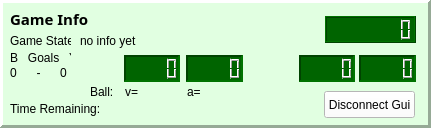
<?xml version="1.0" encoding="UTF-8"?>
<ui version="4.0">
 <class>PanelGameInfo</class>
 <widget class="QFrame" name="PanelGameInfo">
  <property name="geometry">
   <rect>
    <x>0</x>
    <y>0</y>
    <width>431</width>
    <height>128</height>
   </rect>
  </property>
  <property name="minimumSize">
   <size>
    <width>431</width>
    <height>128</height>
   </size>
  </property>
  <property name="maximumSize">
   <size>
    <width>431</width>
    <height>128</height>
   </size>
  </property>
  <property name="windowTitle">
   <string>Frame</string>
  </property>
  <property name="styleSheet">
   <string notr="true">background-color: rgb(225, 255, 225);</string>
  </property>
  <property name="frameShape">
   <enum>QFrame::Panel</enum>
  </property>
  <property name="frameShadow">
   <enum>QFrame::Raised</enum>
  </property>
  <property name="lineWidth">
   <number>3</number>
  </property>
  <widget class="QLabel" name="label_title">
   <property name="geometry">
    <rect>
     <x>10</x>
     <y>10</y>
     <width>121</width>
     <height>17</height>
    </rect>
   </property>
   <property name="font">
    <font>
     <family>Courier 10 Pitch</family>
     <pointsize>11</pointsize>
     <weight>75</weight>
     <bold>true</bold>
    </font>
   </property>
   <property name="text">
    <string>Game Info</string>
   </property>
  </widget>
  <widget class="QLCDNumber" name="lcd_ball_coordX">
   <property name="geometry">
    <rect>
     <x>124</x>
     <y>55</y>
     <width>56</width>
     <height>27</height>
    </rect>
   </property>
   <property name="sizePolicy">
    <sizepolicy hsizetype="Preferred" vsizetype="Preferred">
     <horstretch>0</horstretch>
     <verstretch>0</verstretch>
    </sizepolicy>
   </property>
   <property name="maximumSize">
    <size>
     <width>16777215</width>
     <height>300</height>
    </size>
   </property>
   <property name="toolTip">
    <string>Ball X coordinate in the Field Panel</string>
   </property>
   <property name="autoFillBackground">
    <bool>false</bool>
   </property>
   <property name="styleSheet">
    <string notr="true">background-color: rgb(0, 100, 0);</string>
   </property>
   <property name="frameShape">
    <enum>QFrame::Panel</enum>
   </property>
   <property name="frameShadow">
    <enum>QFrame::Sunken</enum>
   </property>
   <property name="lineWidth">
    <number>2</number>
   </property>
   <property name="smallDecimalPoint">
    <bool>false</bool>
   </property>
   <property name="digitCount">
    <number>5</number>
   </property>
   <property name="segmentStyle">
    <enum>QLCDNumber::Outline</enum>
   </property>
   <property name="value" stdset="0">
    <double>0.000000000000000</double>
   </property>
  </widget>
  <widget class="QLabel" name="label_png_clock">
   <property name="geometry">
    <rect>
     <x>260</x>
     <y>6</y>
     <width>45</width>
     <height>45</height>
    </rect>
   </property>
   <property name="styleSheet">
    <string notr="true">background-color: rgba(255, 255, 255, 0);</string>
   </property>
   <property name="text">
    <string/>
   </property>
   <property name="pixmap">
    <pixmap resource="../images.qrc">:/images/stopwatch_1.png</pixmap>
   </property>
   <property name="scaledContents">
    <bool>true</bool>
   </property>
  </widget>
  <widget class="QLabel" name="label_png_arrow">
   <property name="geometry">
    <rect>
     <x>269</x>
     <y>55</y>
     <width>21</width>
     <height>31</height>
    </rect>
   </property>
   <property name="text">
    <string/>
   </property>
   <property name="pixmap">
    <pixmap resource="../images.qrc">:/images/mouse_cursor_0.png</pixmap>
   </property>
   <property name="scaledContents">
    <bool>true</bool>
   </property>
  </widget>
  <widget class="QPushButton" name="btn_connectGui">
   <property name="geometry">
    <rect>
     <x>324</x>
     <y>91</y>
     <width>91</width>
     <height>27</height>
    </rect>
   </property>
   <property name="focusPolicy">
    <enum>Qt::NoFocus</enum>
   </property>
   <property name="toolTip">
    <string>(Hotkey: Backspace) Toggles the GUI's connection with the running game</string>
   </property>
   <property name="styleSheet">
    <string notr="true">background-color: rgb(255, 255, 255);</string>
   </property>
   <property name="text">
    <string>Disconnect Gui</string>
   </property>
  </widget>
  <widget class="QLCDNumber" name="lcd_mouse_coordX">
   <property name="geometry">
    <rect>
     <x>299</x>
     <y>55</y>
     <width>56</width>
     <height>27</height>
    </rect>
   </property>
   <property name="sizePolicy">
    <sizepolicy hsizetype="Preferred" vsizetype="Preferred">
     <horstretch>0</horstretch>
     <verstretch>0</verstretch>
    </sizepolicy>
   </property>
   <property name="maximumSize">
    <size>
     <width>16777215</width>
     <height>300</height>
    </size>
   </property>
   <property name="toolTip">
    <string>Mouse cursor X coordinate in the Field Panel</string>
   </property>
   <property name="autoFillBackground">
    <bool>false</bool>
   </property>
   <property name="styleSheet">
    <string notr="true">background-color: rgb(0, 100, 0);
</string>
   </property>
   <property name="frameShape">
    <enum>QFrame::Panel</enum>
   </property>
   <property name="frameShadow">
    <enum>QFrame::Sunken</enum>
   </property>
   <property name="lineWidth">
    <number>2</number>
   </property>
   <property name="smallDecimalPoint">
    <bool>false</bool>
   </property>
   <property name="digitCount">
    <number>5</number>
   </property>
   <property name="segmentStyle">
    <enum>QLCDNumber::Outline</enum>
   </property>
   <property name="value" stdset="0">
    <double>0.000000000000000</double>
   </property>
  </widget>
  <widget class="QLCDNumber" name="lcd_clock">
   <property name="geometry">
    <rect>
     <x>325</x>
     <y>16</y>
     <width>91</width>
     <height>27</height>
    </rect>
   </property>
   <property name="styleSheet">
    <string notr="true">background-color: rgb(0, 100, 0);
</string>
   </property>
   <property name="smallDecimalPoint">
    <bool>false</bool>
   </property>
   <property name="digitCount">
    <number>8</number>
   </property>
   <property name="mode">
    <enum>QLCDNumber::Dec</enum>
   </property>
   <property name="segmentStyle">
    <enum>QLCDNumber::Outline</enum>
   </property>
  </widget>
  <widget class="QLCDNumber" name="lcd_ball_coordY">
   <property name="geometry">
    <rect>
     <x>186</x>
     <y>55</y>
     <width>57</width>
     <height>27</height>
    </rect>
   </property>
   <property name="sizePolicy">
    <sizepolicy hsizetype="Preferred" vsizetype="Preferred">
     <horstretch>0</horstretch>
     <verstretch>0</verstretch>
    </sizepolicy>
   </property>
   <property name="maximumSize">
    <size>
     <width>16777215</width>
     <height>300</height>
    </size>
   </property>
   <property name="toolTip">
    <string>Ball Y coordinate in the Field Panel</string>
   </property>
   <property name="autoFillBackground">
    <bool>false</bool>
   </property>
   <property name="styleSheet">
    <string notr="true">background-color: rgb(0, 100, 0);</string>
   </property>
   <property name="frameShape">
    <enum>QFrame::Panel</enum>
   </property>
   <property name="frameShadow">
    <enum>QFrame::Sunken</enum>
   </property>
   <property name="lineWidth">
    <number>2</number>
   </property>
   <property name="midLineWidth">
    <number>0</number>
   </property>
   <property name="smallDecimalPoint">
    <bool>false</bool>
   </property>
   <property name="digitCount">
    <number>5</number>
   </property>
   <property name="segmentStyle">
    <enum>QLCDNumber::Outline</enum>
   </property>
   <property name="value" stdset="0">
    <double>0.000000000000000</double>
   </property>
  </widget>
  <widget class="QLCDNumber" name="lcd_mouse_coordY">
   <property name="geometry">
    <rect>
     <x>359</x>
     <y>55</y>
     <width>57</width>
     <height>27</height>
    </rect>
   </property>
   <property name="sizePolicy">
    <sizepolicy hsizetype="Preferred" vsizetype="Preferred">
     <horstretch>0</horstretch>
     <verstretch>0</verstretch>
    </sizepolicy>
   </property>
   <property name="maximumSize">
    <size>
     <width>16777215</width>
     <height>300</height>
    </size>
   </property>
   <property name="toolTip">
    <string>Mouse cursor Y coordinate in the Field Panel</string>
   </property>
   <property name="autoFillBackground">
    <bool>false</bool>
   </property>
   <property name="styleSheet">
    <string notr="true">background-color: rgb(0, 100, 0);
</string>
   </property>
   <property name="frameShape">
    <enum>QFrame::Panel</enum>
   </property>
   <property name="frameShadow">
    <enum>QFrame::Sunken</enum>
   </property>
   <property name="lineWidth">
    <number>2</number>
   </property>
   <property name="midLineWidth">
    <number>0</number>
   </property>
   <property name="smallDecimalPoint">
    <bool>false</bool>
   </property>
   <property name="digitCount">
    <number>5</number>
   </property>
   <property name="segmentStyle">
    <enum>QLCDNumber::Outline</enum>
   </property>
   <property name="value" stdset="0">
    <double>0.000000000000000</double>
   </property>
  </widget>
  <widget class="QGraphicsView" name="gView_ball">
   <property name="geometry">
    <rect>
     <x>80</x>
     <y>43</y>
     <width>45</width>
     <height>45</height>
    </rect>
   </property>
   <property name="focusPolicy">
    <enum>Qt::NoFocus</enum>
   </property>
   <property name="styleSheet">
    <string notr="true">background-color: rgba(255, 255, 255, 0);</string>
   </property>
   <property name="frameShape">
    <enum>QFrame::Panel</enum>
   </property>
   <property name="frameShadow">
    <enum>QFrame::Plain</enum>
   </property>
   <property name="lineWidth">
    <number>0</number>
   </property>
  </widget>
  <widget class="QLabel" name="label_ball_vel">
   <property name="geometry">
    <rect>
     <x>125</x>
     <y>85</y>
     <width>51</width>
     <height>13</height>
    </rect>
   </property>
   <property name="text">
    <string>v=</string>
   </property>
  </widget>
  <widget class="QLabel" name="label_time_remaining">
   <property name="geometry">
    <rect>
     <x>10</x>
     <y>100</y>
     <width>231</width>
     <height>17</height>
    </rect>
   </property>
   <property name="text">
    <string>Time Remaining: </string>
   </property>
  </widget>
  <widget class="QLabel" name="label_0">
   <property name="geometry">
    <rect>
     <x>10</x>
     <y>30</y>
     <width>61</width>
     <height>21</height>
    </rect>
   </property>
   <property name="text">
    <string>Game State:</string>
   </property>
   <property name="alignment">
    <set>Qt::AlignLeading|Qt::AlignLeft|Qt::AlignVCenter</set>
   </property>
  </widget>
  <widget class="QLabel" name="label_ball_acc">
   <property name="geometry">
    <rect>
     <x>187</x>
     <y>85</y>
     <width>111</width>
     <height>13</height>
    </rect>
   </property>
   <property name="text">
    <string>a=</string>
   </property>
  </widget>
  <widget class="QLabel" name="label_1">
   <property name="geometry">
    <rect>
     <x>10</x>
     <y>45</y>
     <width>61</width>
     <height>26</height>
    </rect>
   </property>
   <property name="text">
    <string>B   Goals   Y</string>
   </property>
   <property name="alignment">
    <set>Qt::AlignLeading|Qt::AlignLeft|Qt::AlignVCenter</set>
   </property>
  </widget>
  <widget class="QLabel" name="label_blue_goals">
   <property name="geometry">
    <rect>
     <x>3</x>
     <y>65</y>
     <width>21</width>
     <height>16</height>
    </rect>
   </property>
   <property name="text">
    <string>0</string>
   </property>
   <property name="alignment">
    <set>Qt::AlignCenter</set>
   </property>
  </widget>
  <widget class="QLabel" name="label_yellow_goals">
   <property name="geometry">
    <rect>
     <x>53</x>
     <y>65</y>
     <width>21</width>
     <height>16</height>
    </rect>
   </property>
   <property name="text">
    <string>0</string>
   </property>
   <property name="alignment">
    <set>Qt::AlignCenter</set>
   </property>
  </widget>
  <widget class="QLabel" name="label_2">
   <property name="geometry">
    <rect>
     <x>28</x>
     <y>65</y>
     <width>21</width>
     <height>16</height>
    </rect>
   </property>
   <property name="text">
    <string>-</string>
   </property>
   <property name="alignment">
    <set>Qt::AlignCenter</set>
   </property>
  </widget>
  <widget class="QLabel" name="label_3">
   <property name="geometry">
    <rect>
     <x>90</x>
     <y>85</y>
     <width>25</width>
     <height>13</height>
    </rect>
   </property>
   <property name="text">
    <string>Ball:</string>
   </property>
  </widget>
  <widget class="QLabel" name="label_game_state">
   <property name="geometry">
    <rect>
     <x>80</x>
     <y>30</y>
     <width>161</width>
     <height>21</height>
    </rect>
   </property>
   <property name="text">
    <string>no info yet</string>
   </property>
   <property name="alignment">
    <set>Qt::AlignLeading|Qt::AlignLeft|Qt::AlignVCenter</set>
   </property>
  </widget>
 </widget>
 <resources>
  <include location="../images.qrc"/>
 </resources>
 <connections/>
</ui>
